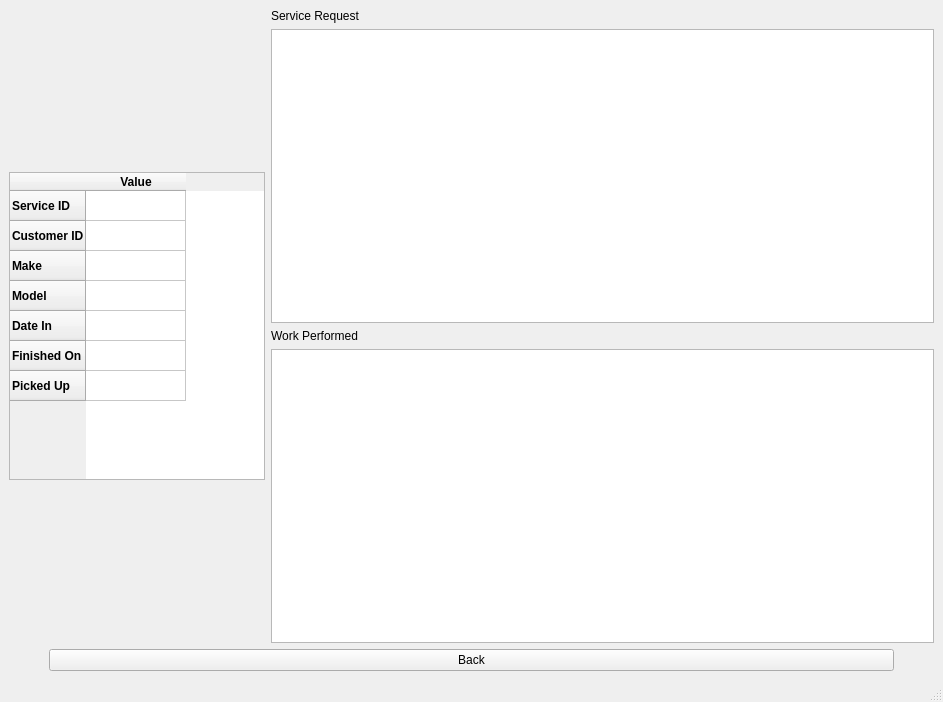
<?xml version="1.0" encoding="UTF-8"?>
<ui version="4.0">
 <class>MainWindow</class>
 <widget class="QMainWindow" name="MainWindow">
  <property name="geometry">
   <rect>
    <x>0</x>
    <y>0</y>
    <width>943</width>
    <height>702</height>
   </rect>
  </property>
  <property name="windowTitle">
   <string>MainWindow</string>
  </property>
  <widget class="QWidget" name="centralwidget">
   <layout class="QVBoxLayout" name="verticalLayout_4">
    <item>
     <layout class="QHBoxLayout" name="horizontalLayout_3">
      <item>
       <widget class="QTableWidget" name="data_table">
        <property name="enabled">
         <bool>true</bool>
        </property>
        <property name="sizePolicy">
         <sizepolicy hsizetype="Preferred" vsizetype="Preferred">
          <horstretch>0</horstretch>
          <verstretch>0</verstretch>
         </sizepolicy>
        </property>
        <property name="maximumSize">
         <size>
          <width>16777215</width>
          <height>308</height>
         </size>
        </property>
        <row>
         <property name="text">
          <string>Service ID</string>
         </property>
         <property name="font">
          <font>
           <weight>75</weight>
           <bold>true</bold>
          </font>
         </property>
        </row>
        <row>
         <property name="text">
          <string>Customer ID</string>
         </property>
         <property name="font">
          <font>
           <weight>75</weight>
           <bold>true</bold>
          </font>
         </property>
        </row>
        <row>
         <property name="text">
          <string>Make</string>
         </property>
         <property name="font">
          <font>
           <weight>75</weight>
           <bold>true</bold>
          </font>
         </property>
        </row>
        <row>
         <property name="text">
          <string>Model</string>
         </property>
         <property name="font">
          <font>
           <weight>75</weight>
           <bold>true</bold>
          </font>
         </property>
        </row>
        <row>
         <property name="text">
          <string>Date In</string>
         </property>
         <property name="font">
          <font>
           <weight>75</weight>
           <bold>true</bold>
          </font>
         </property>
        </row>
        <row>
         <property name="text">
          <string>Finished On</string>
         </property>
         <property name="font">
          <font>
           <weight>75</weight>
           <bold>true</bold>
          </font>
         </property>
        </row>
        <row>
         <property name="text">
          <string>Picked Up</string>
         </property>
         <property name="font">
          <font>
           <weight>75</weight>
           <bold>true</bold>
          </font>
         </property>
        </row>
        <column>
         <property name="text">
          <string>Value</string>
         </property>
         <property name="font">
          <font>
           <weight>75</weight>
           <bold>true</bold>
          </font>
         </property>
        </column>
       </widget>
      </item>
      <item>
       <layout class="QVBoxLayout" name="verticalLayout_3">
        <item>
         <widget class="QLabel" name="label">
          <property name="text">
           <string>Service Request</string>
          </property>
         </widget>
        </item>
        <item>
         <widget class="QTextBrowser" name="service_text"/>
        </item>
        <item>
         <widget class="QLabel" name="label_2">
          <property name="text">
           <string>Work Performed</string>
          </property>
         </widget>
        </item>
        <item>
         <widget class="QTextBrowser" name="work_text"/>
        </item>
       </layout>
      </item>
     </layout>
    </item>
    <item>
     <layout class="QHBoxLayout" name="horizontalLayout_4">
      <item>
       <spacer name="horizontalSpacer_2">
        <property name="orientation">
         <enum>Qt::Horizontal</enum>
        </property>
        <property name="sizeType">
         <enum>QSizePolicy::Preferred</enum>
        </property>
        <property name="sizeHint" stdset="0">
         <size>
          <width>40</width>
          <height>20</height>
         </size>
        </property>
       </spacer>
      </item>
      <item>
       <widget class="QPushButton" name="back_btn">
        <property name="text">
         <string>Back</string>
        </property>
       </widget>
      </item>
      <item>
       <spacer name="horizontalSpacer">
        <property name="orientation">
         <enum>Qt::Horizontal</enum>
        </property>
        <property name="sizeType">
         <enum>QSizePolicy::Preferred</enum>
        </property>
        <property name="sizeHint" stdset="0">
         <size>
          <width>40</width>
          <height>20</height>
         </size>
        </property>
       </spacer>
      </item>
     </layout>
    </item>
   </layout>
  </widget>
  <widget class="QMenuBar" name="menubar">
   <property name="geometry">
    <rect>
     <x>0</x>
     <y>0</y>
     <width>943</width>
     <height>27</height>
    </rect>
   </property>
  </widget>
  <widget class="QStatusBar" name="statusbar"/>
 </widget>
 <resources/>
 <connections/>
</ui>
